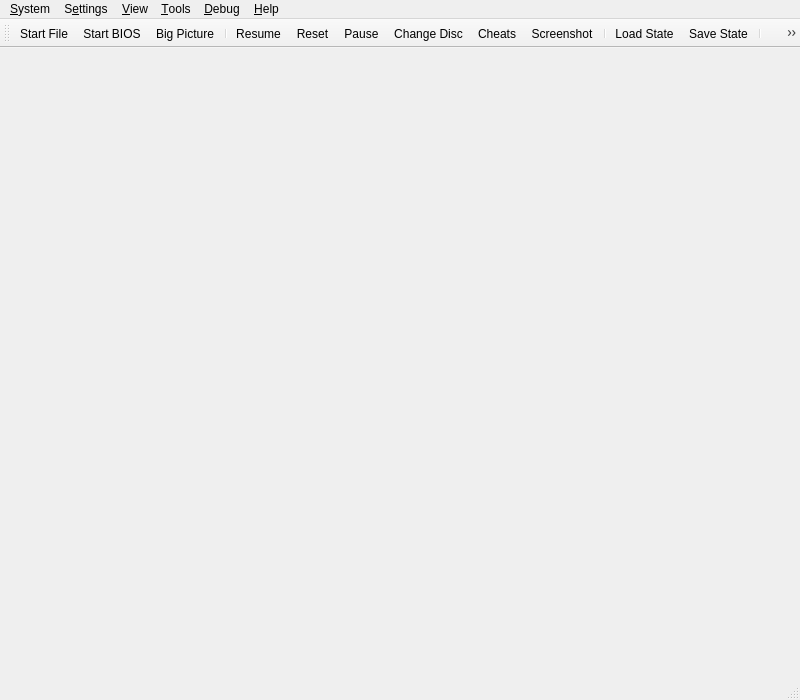
<?xml version="1.0" encoding="UTF-8"?>
<ui version="4.0">
 <class>MainWindow</class>
 <widget class="QMainWindow" name="MainWindow">
  <property name="geometry">
   <rect>
    <x>0</x>
    <y>0</y>
    <width>800</width>
    <height>700</height>
   </rect>
  </property>
  <property name="acceptDrops">
   <bool>true</bool>
  </property>
  <property name="windowTitle">
   <string>DuckStation</string>
  </property>
  <property name="windowIcon">
   <iconset resource="resources/resources.qrc">
    <normaloff>:/icons/duck.png</normaloff>:/icons/duck.png</iconset>
  </property>
  <widget class="QMenuBar" name="menuBar">
   <property name="geometry">
    <rect>
     <x>0</x>
     <y>0</y>
     <width>800</width>
     <height>22</height>
    </rect>
   </property>
   <widget class="QMenu" name="menuSystem">
    <property name="title">
     <string>&amp;System</string>
    </property>
    <widget class="QMenu" name="menuChangeDisc">
     <property name="title">
      <string>Change Disc</string>
     </property>
     <property name="icon">
      <iconset theme="ChangeDisc">
       <normaloff>.</normaloff>.</iconset>
     </property>
     <actiongroup name="actionGroupChangeDiscSubImages"/>
     <addaction name="actionChangeDiscFromFile"/>
     <addaction name="actionChangeDiscFromDevice"/>
     <addaction name="actionChangeDiscFromGameList"/>
     <addaction name="actionRemoveDisc"/>
     <addaction name="separator"/>
    </widget>
    <widget class="QMenu" name="menuCheats">
     <property name="title">
      <string>Cheats</string>
     </property>
     <property name="icon">
      <iconset theme="Cheats">
       <normaloff>.</normaloff>.</iconset>
     </property>
    </widget>
    <widget class="QMenu" name="menuLoadState">
     <property name="title">
      <string>Load State</string>
     </property>
     <property name="icon">
      <iconset theme="LoadState">
       <normaloff>.</normaloff>.</iconset>
     </property>
    </widget>
    <widget class="QMenu" name="menuSaveState">
     <property name="title">
      <string>Save State</string>
     </property>
     <property name="icon">
      <iconset theme="SaveState">
       <normaloff>.</normaloff>.</iconset>
     </property>
    </widget>
    <addaction name="actionStartFile"/>
    <addaction name="actionStartDisc"/>
    <addaction name="actionStartBios"/>
    <addaction name="actionStartFullscreenUI"/>
    <addaction name="actionResumeLastState"/>
    <addaction name="separator"/>
    <addaction name="actionPowerOff"/>
    <addaction name="actionPowerOffWithoutSaving"/>
    <addaction name="actionReset"/>
    <addaction name="actionPause"/>
    <addaction name="menuChangeDisc"/>
    <addaction name="separator"/>
    <addaction name="menuCheats"/>
    <addaction name="actionScreenshot"/>
    <addaction name="separator"/>
    <addaction name="menuLoadState"/>
    <addaction name="menuSaveState"/>
    <addaction name="separator"/>
    <addaction name="actionExit"/>
   </widget>
   <widget class="QMenu" name="menuSettings">
    <property name="title">
     <string>S&amp;ettings</string>
    </property>
    <widget class="QMenu" name="menuSettingsTheme">
     <property name="title">
      <string>Theme</string>
     </property>
     <property name="icon">
      <iconset theme="Clear"/>
     </property>
    </widget>
    <widget class="QMenu" name="menuSettingsLanguage">
     <property name="title">
      <string>Language</string>
     </property>
     <property name="icon">
      <iconset theme="Language"/>
     </property>
    </widget>
    <addaction name="separator"/>
    <addaction name="actionGeneralSettings"/>
    <addaction name="actionGameListSettings"/>
    <addaction name="actionBIOSSettings"/>
    <addaction name="actionConsoleSettings"/>
    <addaction name="actionEmulationSettings"/>
    <addaction name="actionMemoryCardSettings"/>
    <addaction name="actionDisplaySettings"/>
    <addaction name="actionEnhancementSettings"/>
    <addaction name="actionPostProcessingSettings"/>
    <addaction name="actionAudioSettings"/>
    <addaction name="actionAchievementSettings"/>
    <addaction name="actionFolderSettings"/>
    <addaction name="actionAdvancedSettings"/>
    <addaction name="separator"/>
    <addaction name="actionControllerSettings"/>
    <addaction name="actionHotkeySettings"/>
    <addaction name="separator"/>
    <addaction name="actionAddGameDirectory"/>
    <addaction name="actionScanForNewGames"/>
    <addaction name="actionRescanAllGames"/>
    <addaction name="separator"/>
    <addaction name="menuSettingsLanguage"/>
    <addaction name="menuSettingsTheme"/>
   </widget>
   <widget class="QMenu" name="menuHelp">
    <property name="title">
     <string>&amp;Help</string>
    </property>
    <addaction name="actionGitHubRepository"/>
    <addaction name="actionIssueTracker"/>
    <addaction name="actionDiscordServer"/>
    <addaction name="separator"/>
    <addaction name="actionCheckForUpdates"/>
    <addaction name="separator"/>
    <addaction name="actionAboutQt"/>
    <addaction name="actionAbout"/>
   </widget>
   <widget class="QMenu" name="menuDebug">
    <property name="title">
     <string>&amp;Debug</string>
    </property>
    <widget class="QMenu" name="menuRenderer">
     <property name="title">
      <string>Switch GPU Renderer</string>
     </property>
    </widget>
    <widget class="QMenu" name="menuCPUExecutionMode">
     <property name="title">
      <string>Switch CPU Emulation Mode</string>
     </property>
    </widget>
    <widget class="QMenu" name="menuCropMode">
     <property name="title">
      <string>Switch Crop Mode</string>
     </property>
    </widget>
    <addaction name="menuCPUExecutionMode"/>
    <addaction name="menuRenderer"/>
    <addaction name="menuCropMode"/>
    <addaction name="actionDisableAllEnhancements"/>
    <addaction name="actionDisableInterlacing"/>
    <addaction name="actionForceNTSCTimings"/>
    <addaction name="separator"/>
    <addaction name="actionCPUDebugger"/>
    <addaction name="separator"/>
    <addaction name="actionDumpRAM"/>
    <addaction name="actionDumpVRAM"/>
    <addaction name="actionDumpSPURAM"/>
    <addaction name="separator"/>
    <addaction name="actionDebugDumpCPUtoVRAMCopies"/>
    <addaction name="actionDebugDumpVRAMtoCPUCopies"/>
    <addaction name="actionDumpAudio"/>
    <addaction name="separator"/>
    <addaction name="actionDebugShowVRAM"/>
    <addaction name="actionDebugShowGPUState"/>
    <addaction name="actionDebugShowCDROMState"/>
    <addaction name="actionDebugShowSPUState"/>
    <addaction name="actionDebugShowTimersState"/>
    <addaction name="actionDebugShowMDECState"/>
    <addaction name="actionDebugShowDMAState"/>
   </widget>
   <widget class="QMenu" name="menu_View">
    <property name="title">
     <string>&amp;View</string>
    </property>
    <widget class="QMenu" name="menuWindowSize">
     <property name="title">
      <string>&amp;Window Size</string>
     </property>
    </widget>
    <addaction name="actionViewToolbar"/>
    <addaction name="actionViewLockToolbar"/>
    <addaction name="actionViewStatusBar"/>
    <addaction name="separator"/>
    <addaction name="actionViewGameList"/>
    <addaction name="actionViewGameGrid"/>
    <addaction name="actionViewSystemDisplay"/>
    <addaction name="actionViewGameProperties"/>
    <addaction name="separator"/>
    <addaction name="actionFullscreen"/>
    <addaction name="menuWindowSize"/>
    <addaction name="separator"/>
    <addaction name="actionGridViewShowTitles"/>
    <addaction name="actionGridViewZoomIn"/>
    <addaction name="actionGridViewZoomOut"/>
    <addaction name="actionGridViewRefreshCovers"/>
   </widget>
   <widget class="QMenu" name="menu_Tools">
    <property name="title">
     <string>&amp;Tools</string>
    </property>
    <addaction name="actionMemory_Card_Editor"/>
    <addaction name="actionCheatManager"/>
    <addaction name="separator"/>
    <addaction name="actionOpenDataDirectory"/>
   </widget>
   <addaction name="menuSystem"/>
   <addaction name="menuSettings"/>
   <addaction name="menu_View"/>
   <addaction name="menu_Tools"/>
   <addaction name="menuDebug"/>
   <addaction name="menuHelp"/>
  </widget>
  <widget class="QToolBar" name="toolBar">
   <property name="windowTitle">
    <string>toolBar</string>
   </property>
   <property name="iconSize">
    <size>
     <width>32</width>
     <height>32</height>
    </size>
   </property>
   <property name="toolButtonStyle">
    <enum>Qt::ToolButtonTextUnderIcon</enum>
   </property>
   <attribute name="toolBarArea">
    <enum>TopToolBarArea</enum>
   </attribute>
   <attribute name="toolBarBreak">
    <bool>false</bool>
   </attribute>
   <addaction name="actionStartFile"/>
   <addaction name="actionStartBios"/>
   <addaction name="actionStartFullscreenUI2"/>
   <addaction name="separator"/>
   <addaction name="actionResumeLastState"/>
   <addaction name="actionReset"/>
   <addaction name="actionPause"/>
   <addaction name="actionChangeDisc"/>
   <addaction name="actionCheats"/>
   <addaction name="actionScreenshot"/>
   <addaction name="separator"/>
   <addaction name="actionLoadState"/>
   <addaction name="actionSaveState"/>
   <addaction name="separator"/>
   <addaction name="actionFullscreen"/>
   <addaction name="actionSettings"/>
  </widget>
  <widget class="QStatusBar" name="statusBar"/>
  <action name="actionStartFile">
   <property name="icon">
    <iconset theme="StartfileSettings">
     <normaloff>.</normaloff>.</iconset>
   </property>
   <property name="text">
    <string>Start &amp;File...</string>
   </property>
  </action>
  <action name="actionStartDisc">
   <property name="icon">
    <iconset theme="StartdiscSettings">
     <normaloff>.</normaloff>.</iconset>
   </property>
   <property name="text">
    <string>Start &amp;Disc...</string>
   </property>
  </action>
  <action name="actionStartBios">
   <property name="icon">
    <iconset theme="BIOSSettings">
     <normaloff>.</normaloff>.</iconset>
   </property>
   <property name="text">
    <string>Start &amp;BIOS</string>
   </property>
  </action>
  <action name="actionScanForNewGames">
   <property name="icon">
    <iconset theme="ScanForGames">
     <normaloff>.</normaloff>.</iconset>
   </property>
   <property name="text">
    <string>&amp;Scan For New Games</string>
   </property>
  </action>
  <action name="actionRescanAllGames">
   <property name="icon">
    <iconset theme="RescanAllGames">
     <normaloff>.</normaloff>.</iconset>
   </property>
   <property name="text">
    <string>&amp;Rescan All Games</string>
   </property>
  </action>
  <action name="actionPowerOff">
   <property name="icon">
    <iconset theme="PowerOff">
     <normaloff>.</normaloff>.</iconset>
   </property>
   <property name="text">
    <string>Power &amp;Off</string>
   </property>
  </action>
  <action name="actionReset">
   <property name="icon">
    <iconset theme="Reset">
     <normaloff>.</normaloff>.</iconset>
   </property>
   <property name="text">
    <string>&amp;Reset</string>
   </property>
  </action>
  <action name="actionPause">
   <property name="checkable">
    <bool>true</bool>
   </property>
   <property name="icon">
    <iconset theme="Pause">
     <normaloff>.</normaloff>.</iconset>
   </property>
   <property name="text">
    <string>&amp;Pause</string>
   </property>
  </action>
  <action name="actionLoadState">
   <property name="icon">
    <iconset theme="LoadState">
     <normaloff>.</normaloff>.</iconset>
   </property>
   <property name="text">
    <string>&amp;Load State</string>
   </property>
  </action>
  <action name="actionSaveState">
   <property name="icon">
    <iconset theme="SaveState">
     <normaloff>.</normaloff>.</iconset>
   </property>
   <property name="text">
    <string>&amp;Save State</string>
   </property>
  </action>
  <action name="actionExit">
   <property name="icon">
    <iconset theme="Exit">
     <normaloff>.</normaloff>.</iconset>
   </property>
   <property name="text">
    <string>E&amp;xit</string>
   </property>
  </action>
  <action name="actionBIOSSettings">
   <property name="icon">
    <iconset theme="BIOSSettings">
     <normaloff>.</normaloff>.</iconset>
   </property>
   <property name="text">
    <string>B&amp;IOS</string>
   </property>
  </action>
  <action name="actionConsoleSettings">
   <property name="icon">
    <iconset theme="ConsoleSettings">
     <normaloff>.</normaloff>.</iconset>
   </property>
   <property name="text">
    <string>C&amp;onsole</string>
   </property>
  </action>
  <action name="actionEmulationSettings">
   <property name="icon">
    <iconset theme="EmulationSettings">
     <normaloff>.</normaloff>.</iconset>
   </property>
   <property name="text">
    <string>E&amp;mulation</string>
   </property>
  </action>
  <action name="actionControllerSettings">
   <property name="icon">
    <iconset theme="ControllerSettings">
     <normaloff>.</normaloff>.</iconset>
   </property>
   <property name="text">
    <string>&amp;Controllers</string>
   </property>
  </action>
  <action name="actionHotkeySettings">
   <property name="icon">
    <iconset theme="HotkeySettings">
     <normaloff>.</normaloff>.</iconset>
   </property>
   <property name="text">
    <string>&amp;Hotkeys</string>
   </property>
  </action>
  <action name="actionDisplaySettings">
   <property name="icon">
    <iconset theme="DisplaySettings">
     <normaloff>.</normaloff>.</iconset>
   </property>
   <property name="text">
    <string>&amp;Display</string>
   </property>
  </action>
  <action name="actionEnhancementSettings">
   <property name="icon">
    <iconset theme="EnhancementSettings">
     <normaloff>.</normaloff>.</iconset>
   </property>
   <property name="text">
    <string>&amp;Enhancements</string>
   </property>
  </action>
  <action name="actionPostProcessingSettings">
   <property name="icon">
    <iconset theme="PostprocessingSettings">
     <normaloff>.</normaloff>.</iconset>
   </property>
   <property name="text">
    <string>&amp;Post-Processing</string>
   </property>
  </action>
  <action name="actionFullscreen">
   <property name="icon">
    <iconset theme="Fullscreen">
     <normaloff>.</normaloff>.</iconset>
   </property>
   <property name="text">
    <string>Fullscreen</string>
   </property>
  </action>
  <action name="actionResolution_Scale">
   <property name="text">
    <string>Resolution Scale</string>
   </property>
  </action>
  <action name="actionGitHubRepository">
   <property name="icon">
    <iconset resource="resources/resources.qrc">
     <normaloff>:/icons/github.png</normaloff>:/icons/github.png</iconset>
   </property>
   <property name="text">
    <string>&amp;GitHub Repository...</string>
   </property>
  </action>
  <action name="actionIssueTracker">
   <property name="icon">
    <iconset resource="resources/resources.qrc">
     <normaloff>:/icons/IssueTracker.png</normaloff>:/icons/IssueTracker.png</iconset>
   </property>
   <property name="text">
    <string>&amp;Issue Tracker...</string>
   </property>
  </action>
  <action name="actionDiscordServer">
   <property name="icon">
    <iconset resource="resources/resources.qrc">
     <normaloff>:/icons/discord.png</normaloff>:/icons/discord.png</iconset>
   </property>
   <property name="text">
    <string>&amp;Discord Server...</string>
   </property>
  </action>
  <action name="actionCheckForUpdates">
   <property name="icon">
    <iconset resource="resources/resources.qrc">
     <normaloff>:/icons/update.png</normaloff>:/icons/update.png</iconset>
   </property>
   <property name="text">
    <string>Check for &amp;Updates...</string>
   </property>
  </action>
  <action name="actionAboutQt">
   <property name="icon">
    <iconset resource="resources/resources.qrc">
     <normaloff>:/icons/QT.png</normaloff>:/icons/QT.png</iconset>
   </property>
   <property name="text">
    <string>About &amp;Qt...</string>
   </property>
  </action>
  <action name="actionAbout">
   <property name="icon">
    <iconset resource="resources/resources.qrc">
     <normaloff>:/icons/duck_64.png</normaloff>:/icons/duck_64.png</iconset>
   </property>
   <property name="text">
    <string>&amp;About DuckStation...</string>
   </property>
  </action>
  <action name="actionChangeDisc">
   <property name="icon">
    <iconset theme="ChangeDisc">
     <normaloff>.</normaloff>.</iconset>
   </property>
   <property name="text">
    <string>Change Disc...</string>
   </property>
  </action>
  <action name="actionCheats">
   <property name="icon">
    <iconset theme="Cheats">
     <normaloff>.</normaloff>.</iconset>
   </property>
   <property name="text">
    <string>Cheats...</string>
   </property>
  </action>
  <action name="actionAudioSettings">
   <property name="icon">
    <iconset theme="AudioSettings">
     <normaloff>.</normaloff>.</iconset>
   </property>
   <property name="text">
    <string>Audio</string>
   </property>
  </action>
  <action name="actionAchievementSettings">
   <property name="icon">
    <iconset theme="AchievementsSettings">
     <normaloff>.</normaloff>.</iconset>
   </property>
   <property name="text">
    <string>Achievements</string>
   </property>
  </action>
  <action name="actionFolderSettings">
   <property name="icon">
    <iconset theme="Options">
     <normaloff>.</normaloff>.</iconset>
   </property>
   <property name="text">
    <string>Folders</string>
   </property>
  </action>
  <action name="actionGameListSettings">
   <property name="icon">
    <iconset theme="GamelistSettings">
     <normaloff>.</normaloff>.</iconset>
   </property>
   <property name="text">
    <string>Game List</string>
   </property>
  </action>
  <action name="actionGeneralSettings">
   <property name="icon">
    <iconset theme="GeneralSettings">
     <normaloff>.</normaloff>.</iconset>
   </property>
   <property name="text">
    <string>General</string>
   </property>
  </action>
  <action name="actionAdvancedSettings">
   <property name="icon">
    <iconset theme="AdvancedSettings">
     <normaloff>.</normaloff>.</iconset>
   </property>
   <property name="text">
    <string>Advanced</string>
   </property>
  </action>
  <action name="actionAddGameDirectory">
   <property name="icon">
    <iconset theme="AddGameDirectory">
     <normaloff>.</normaloff>.</iconset>
   </property>
   <property name="text">
    <string>Add Game Directory...</string>
   </property>
  </action>
  <action name="actionSettings">
   <property name="icon">
    <iconset theme="GeneralSettings">
     <normaloff>.</normaloff>.</iconset>
   </property>
   <property name="text">
    <string>&amp;Settings...</string>
   </property>
  </action>
  <action name="actionChangeDiscFromFile">
   <property name="text">
    <string>From File...</string>
   </property>
  </action>
  <action name="actionChangeDiscFromDevice">
   <property name="text">
    <string>From Device...</string>
   </property>
  </action>
  <action name="actionChangeDiscFromGameList">
   <property name="text">
    <string>From Game List...</string>
   </property>
  </action>
  <action name="actionRemoveDisc">
   <property name="text">
    <string>Remove Disc</string>
   </property>
  </action>
  <action name="actionResume_State">
   <property name="text">
    <string>Resume State</string>
   </property>
  </action>
  <action name="actionGlobal_State">
   <property name="text">
    <string>Global State</string>
   </property>
  </action>
  <action name="actionDebugShowVRAM">
   <property name="checkable">
    <bool>true</bool>
   </property>
   <property name="text">
    <string>Show VRAM</string>
   </property>
  </action>
  <action name="actionDebugDumpCPUtoVRAMCopies">
   <property name="checkable">
    <bool>true</bool>
   </property>
   <property name="text">
    <string>Dump CPU to VRAM Copies</string>
   </property>
  </action>
  <action name="actionDebugDumpVRAMtoCPUCopies">
   <property name="checkable">
    <bool>true</bool>
   </property>
   <property name="text">
    <string>Dump VRAM to CPU Copies</string>
   </property>
  </action>
  <action name="actionDisableAllEnhancements">
   <property name="checkable">
    <bool>true</bool>
   </property>
   <property name="text">
    <string>Disable All Enhancements</string>
   </property>
  </action>
  <action name="actionDisableInterlacing">
   <property name="checkable">
    <bool>true</bool>
   </property>
   <property name="text">
    <string>Disable Interlacing</string>
   </property>
  </action>
  <action name="actionForceNTSCTimings">
   <property name="checkable">
    <bool>true</bool>
   </property>
   <property name="text">
    <string>Force NTSC Timings</string>
   </property>
  </action>
  <action name="actionDumpAudio">
   <property name="checkable">
    <bool>true</bool>
   </property>
   <property name="text">
    <string>Dump Audio</string>
   </property>
  </action>
  <action name="actionDumpRAM">
   <property name="text">
    <string>Dump RAM...</string>
   </property>
  </action>
  <action name="actionDumpVRAM">
   <property name="text">
    <string>Dump VRAM...</string>
   </property>
  </action>
  <action name="actionDumpSPURAM">
   <property name="text">
    <string>Dump SPU RAM...</string>
   </property>
  </action>
  <action name="actionDebugShowGPUState">
   <property name="checkable">
    <bool>true</bool>
   </property>
   <property name="text">
    <string>Show GPU State</string>
   </property>
  </action>
  <action name="actionDebugShowCDROMState">
   <property name="checkable">
    <bool>true</bool>
   </property>
   <property name="text">
    <string>Show CD-ROM State</string>
   </property>
  </action>
  <action name="actionDebugShowSPUState">
   <property name="checkable">
    <bool>true</bool>
   </property>
   <property name="text">
    <string>Show SPU State</string>
   </property>
  </action>
  <action name="actionDebugShowTimersState">
   <property name="checkable">
    <bool>true</bool>
   </property>
   <property name="text">
    <string>Show Timers State</string>
   </property>
  </action>
  <action name="actionDebugShowMDECState">
   <property name="checkable">
    <bool>true</bool>
   </property>
   <property name="text">
    <string>Show MDEC State</string>
   </property>
  </action>
  <action name="actionDebugShowDMAState">
   <property name="checkable">
    <bool>true</bool>
   </property>
   <property name="text">
    <string>Show DMA State</string>
   </property>
  </action>
  <action name="actionScreenshot">
   <property name="icon">
    <iconset theme="Screenshot">
     <normaloff>.</normaloff>.</iconset>
   </property>
   <property name="text">
    <string>&amp;Screenshot</string>
   </property>
  </action>
  <action name="actionMemoryCardSettings">
   <property name="icon">
    <iconset theme="MemorycardSettings">
     <normaloff>.</normaloff>.</iconset>
   </property>
   <property name="text">
    <string>&amp;Memory Cards</string>
   </property>
  </action>
  <action name="actionResumeLastState">
   <property name="icon">
    <iconset theme="Resume">
     <normaloff>.</normaloff>.</iconset>
   </property>
   <property name="text">
    <string>Resume</string>
   </property>
   <property name="toolTip">
    <string>Resumes the last save state created.</string>
   </property>
  </action>
  <action name="actionViewToolbar">
   <property name="checkable">
    <bool>true</bool>
   </property>
   <property name="checked">
    <bool>true</bool>
   </property>
   <property name="text">
    <string>&amp;Toolbar</string>
   </property>
  </action>
  <action name="actionViewLockToolbar">
   <property name="checkable">
    <bool>true</bool>
   </property>
   <property name="checked">
    <bool>false</bool>
   </property>
   <property name="text">
    <string>Lock Toolbar</string>
   </property>
  </action>
  <action name="actionViewStatusBar">
   <property name="checkable">
    <bool>true</bool>
   </property>
   <property name="checked">
    <bool>true</bool>
   </property>
   <property name="text">
    <string>&amp;Status Bar</string>
   </property>
  </action>
  <action name="actionViewGameList">
   <property name="icon">
    <iconset theme="GameList">
     <normaloff>.</normaloff>.</iconset>
   </property>
   <property name="text">
    <string>Game &amp;List</string>
   </property>
  </action>
  <action name="actionViewSystemDisplay">
   <property name="enabled">
    <bool>false</bool>
   </property>
   <property name="text">
    <string>System &amp;Display</string>
   </property>
  </action>
  <action name="actionViewGameProperties">
   <property name="enabled">
    <bool>false</bool>
   </property>
   <property name="text">
    <string>Game &amp;Properties</string>
   </property>
  </action>
  <action name="actionMemory_Card_Editor">
   <property name="text">
    <string>Memory &amp;Card Editor</string>
   </property>
  </action>
  <action name="actionCheatManager">
   <property name="text">
    <string>C&amp;heat Manager</string>
   </property>
  </action>
  <action name="actionCPUDebugger">
   <property name="text">
    <string>CPU D&amp;ebugger</string>
   </property>
  </action>
  <action name="actionViewGameGrid">
   <property name="icon">
    <iconset theme="GameGrid">
     <normaloff>.</normaloff>.</iconset>
   </property>
   <property name="text">
    <string>Game &amp;Grid</string>
   </property>
  </action>
  <action name="actionGridViewShowTitles">
   <property name="checkable">
    <bool>true</bool>
   </property>
   <property name="checked">
    <bool>true</bool>
   </property>
   <property name="text">
    <string>Show Titles (Grid View)</string>
   </property>
  </action>
  <action name="actionGridViewZoomIn">
   <property name="text">
    <string>Zoom &amp;In (Grid View)</string>
   </property>
   <property name="shortcut">
    <string>Ctrl++</string>
   </property>
  </action>
  <action name="actionGridViewZoomOut">
   <property name="text">
    <string>Zoom &amp;Out (Grid View)</string>
   </property>
   <property name="shortcut">
    <string>Ctrl+-</string>
   </property>
  </action>
  <action name="actionGridViewRefreshCovers">
   <property name="text">
    <string>Refresh &amp;Covers (Grid View)</string>
   </property>
  </action>
  <action name="actionOpen_Memory_Card_Directory">
   <property name="text">
    <string>Open Memory Card Directory...</string>
   </property>
  </action>
  <action name="actionOpenDataDirectory">
   <property name="text">
    <string>Open Data Directory...</string>
   </property>
  </action>
  <action name="actionPowerOffWithoutSaving">
   <property name="icon">
    <iconset theme="PoweroffWsaving">
     <normaloff>.</normaloff>.</iconset>
   </property>
   <property name="text">
    <string>Power Off &amp;Without Saving</string>
   </property>
  </action>
  <action name="actionStartFullscreenUI">
   <property name="icon">
    <iconset theme="DisplaySettings">
     <normaloff>.</normaloff>.</iconset>
   </property>
   <property name="text">
    <string>Start Big Picture Mode</string>
   </property>
  </action>
  <action name="actionStartFullscreenUI2">
   <property name="icon">
    <iconset theme="DisplaySettings">
     <normaloff>.</normaloff>.</iconset>
   </property>
   <property name="text">
    <string>Big Picture</string>
   </property>
  </action>
 </widget>
 <resources>
  <include location="resources/resources.qrc"/>
 </resources>
 <connections/>
</ui>
